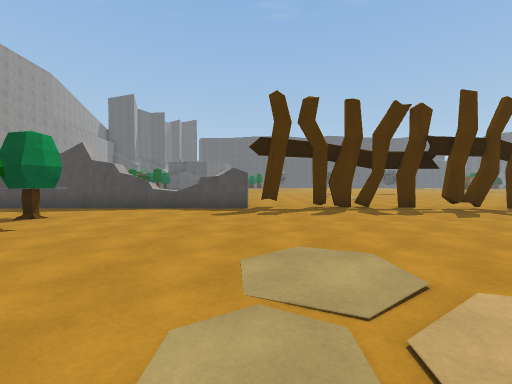
[1] (above)

23 first-person views from a walk through a Unity game level. The camera is 1.4 m above the floor, tilts 2° down and sees 90° across. The floor is counted in squares, 2 m on a side. Each view is taken from the middle of a square. On the plan, view 1 faces up. The plan holds only what a view shows up to about 9 squares ahead; the rest is blank. The place goes on beyond the plan.

[2]
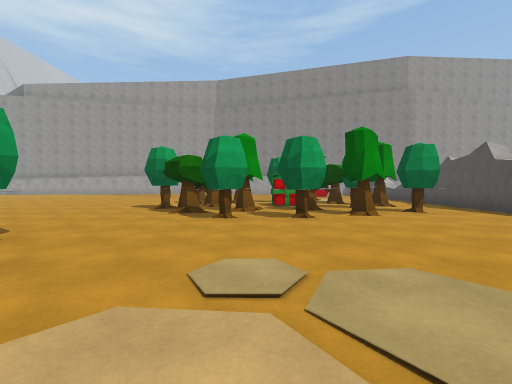

[3]
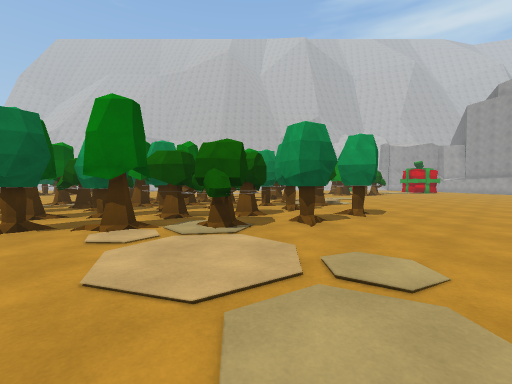

[4]
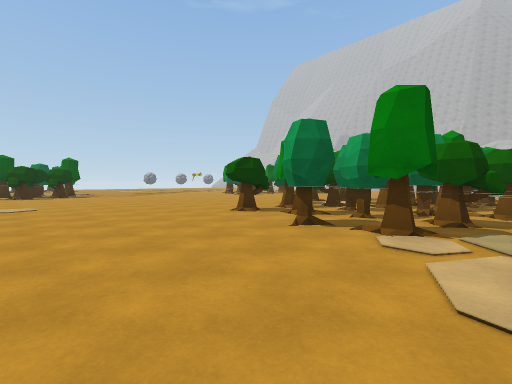

[5]
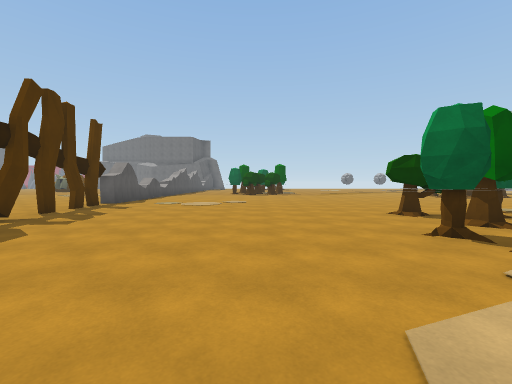

[6]
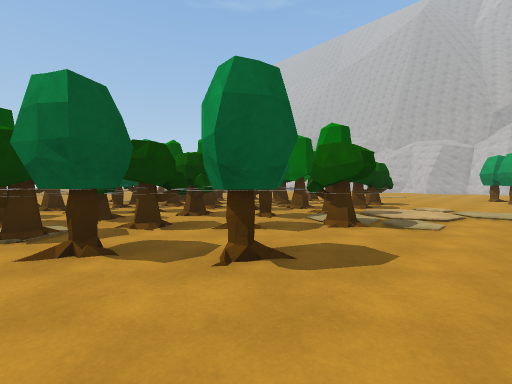

[7]
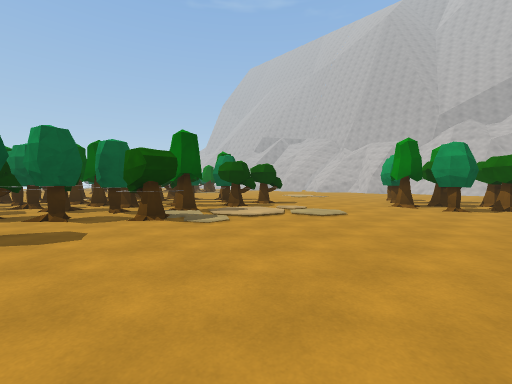

[8]
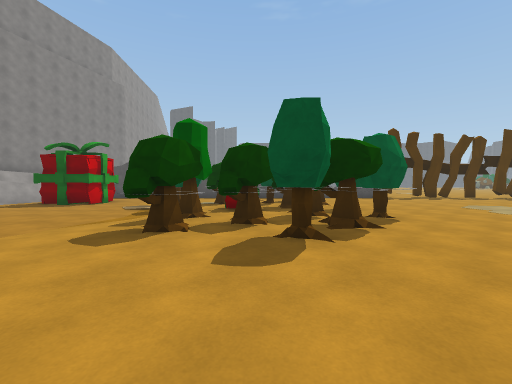

[9]
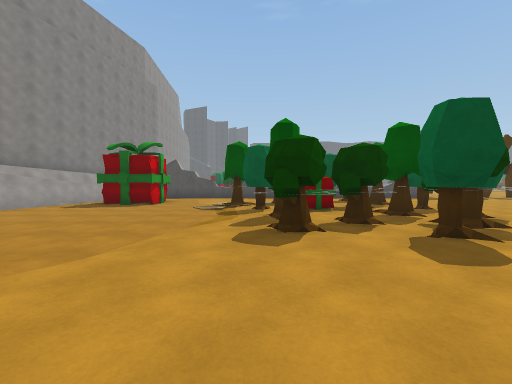

[10]
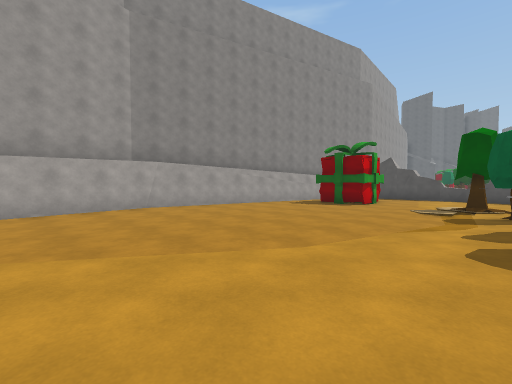

[11]
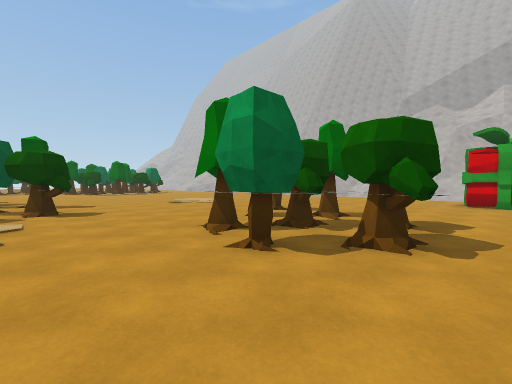

[12]
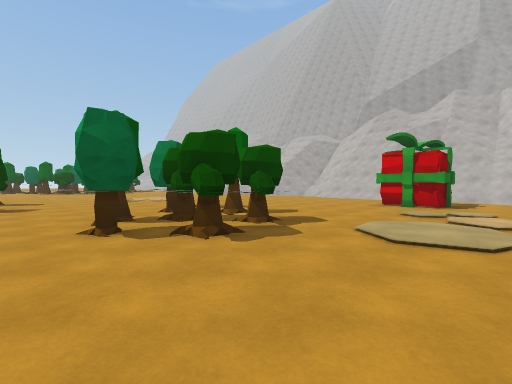

[13]
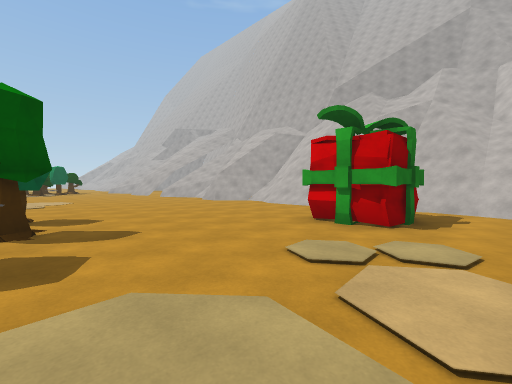

[14]
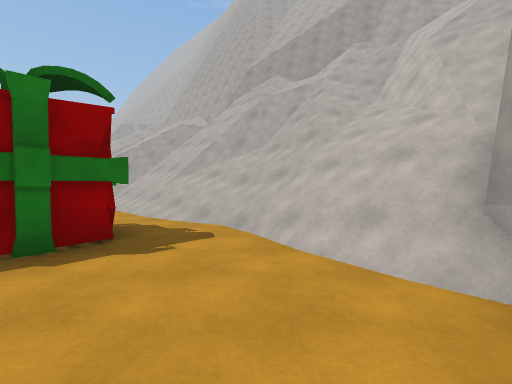

[15]
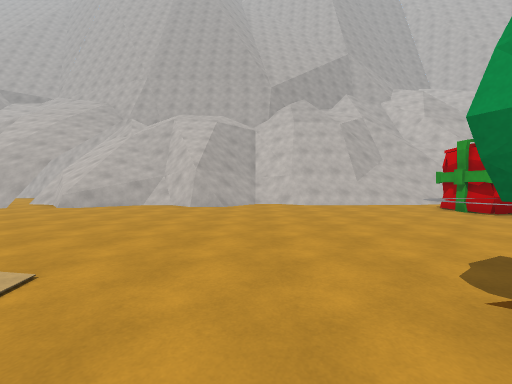

[16]
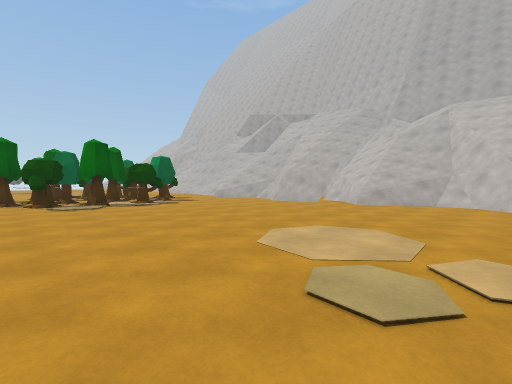

[17]
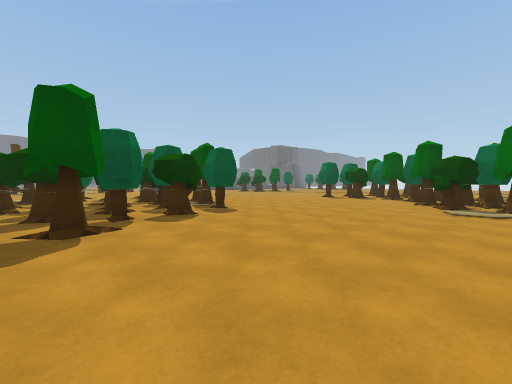

[18]
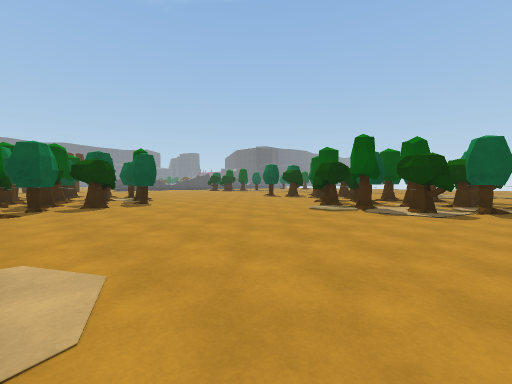

[19]
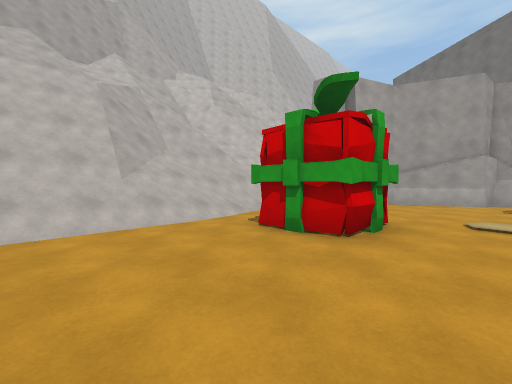

[20]
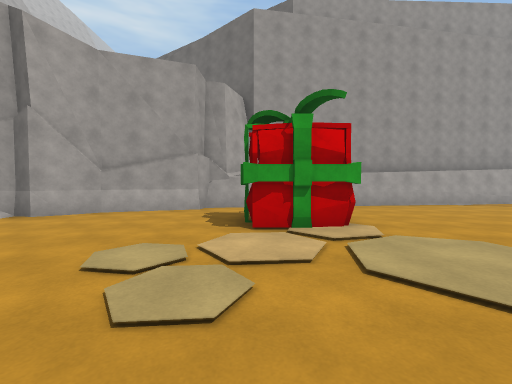

[21]
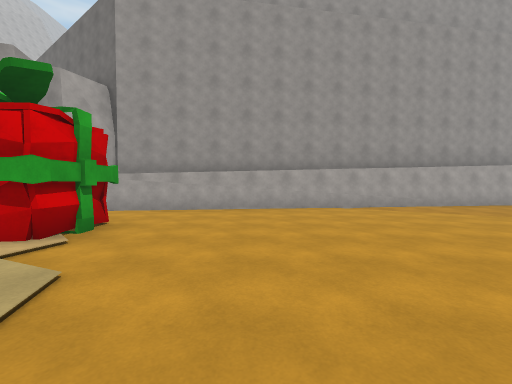

[22]
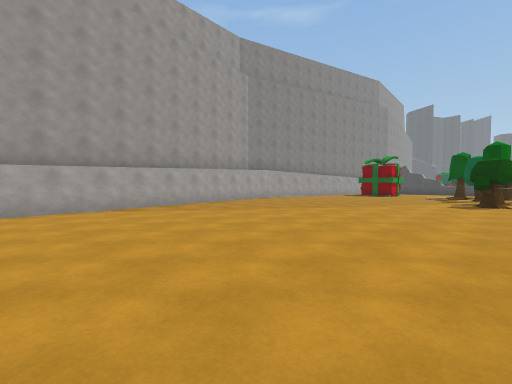

[23]
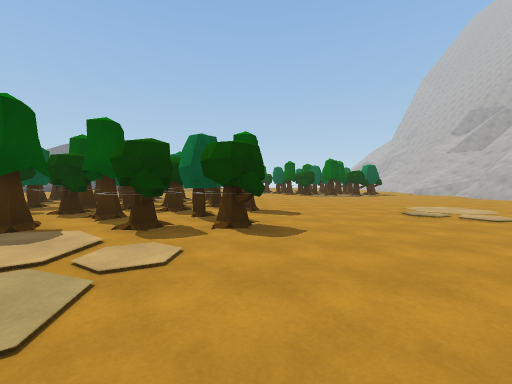

### Floor plan
Key: @ floor where view 1 was taken; # wall or solid block; x gap in a wall; . floor; / step, stairs or slope; = window, fence, low wall or low ledge; ^ raised ledge; O other object.
Columns run from 15 left of view 1 to 10 right of it. Each row starts with its distance up from view 1.
  8                ..........
  7       ^#####^^##.##xx#xxxx
  6      .....................
  5     .....OOO..............
  4 ##O O..OOOOO..............
  3 #.==..O   OO=.............
  2 #......OOOO=O.............
  1 #......=OOO=O.............
  0 #...... OOO=O..@...=......
 -1 #......OOOOO...OOOO=O.=...
 -2 .......O.OO...OO=OOOO O...
 -3 #............OOOOOO=OOO..
 -4 #..............OOOOOOOOO.
 -5 #.............OOO=OOO O=
 -6 #..............O O=OO
 -7 #.............. OOO OOO.
 -8 #..............OOOOOOOO..
 -9 #..............=O==OO.....
-10 ##.............O= O.......
-11  #........O=..............
-12  #.......OOO=............=
-13  #.......O=OO............O
-14  #.......==OO............O
-15  #..OO......=............=
-16  #..==...................O
-17  #........................
-18  ##.....................
-19   #....OOO.............
-20   ##....==......... ..
-21    #//...////../#///==/
-22    ##////////////#/////
-23     //////=//   /=/
-24     /=///=#//   //
-25     /=///=#//
-26     //#//////
-27     //=//////
-28      //// ###
-29      /##
-30      ##

Where each view was taken, in squares from view 1:
view 1: 0 up, 0 right, facing up
view 2: 1 up, 2 right, facing left
view 3: 3 up, 1 right, facing down
view 4: 3 up, 2 right, facing down-right
view 5: 2 up, 1 right, facing right
view 6: 1 down, 3 left, facing down-right
view 7: 3 down, 6 left, facing down-right
view 8: 5 down, 6 left, facing up
view 9: 5 down, 8 left, facing up
view 10: 5 down, 8 left, facing up-left
view 11: 9 down, 7 left, facing down-right
view 12: 10 down, 9 left, facing down-right
view 13: 14 down, 9 left, facing down-right
view 14: 19 down, 11 left, facing down-right
view 15: 13 down, 1 left, facing down
view 16: 12 down, 1 right, facing down-right
view 17: 14 down, 2 right, facing up-right
view 18: 17 down, 3 right, facing up-right
view 19: 17 down, 3 left, facing down-left
view 20: 16 down, 6 left, facing left
view 21: 12 down, 7 left, facing left
view 22: 11 down, 7 left, facing up-left
view 23: 10 down, 4 left, facing right
